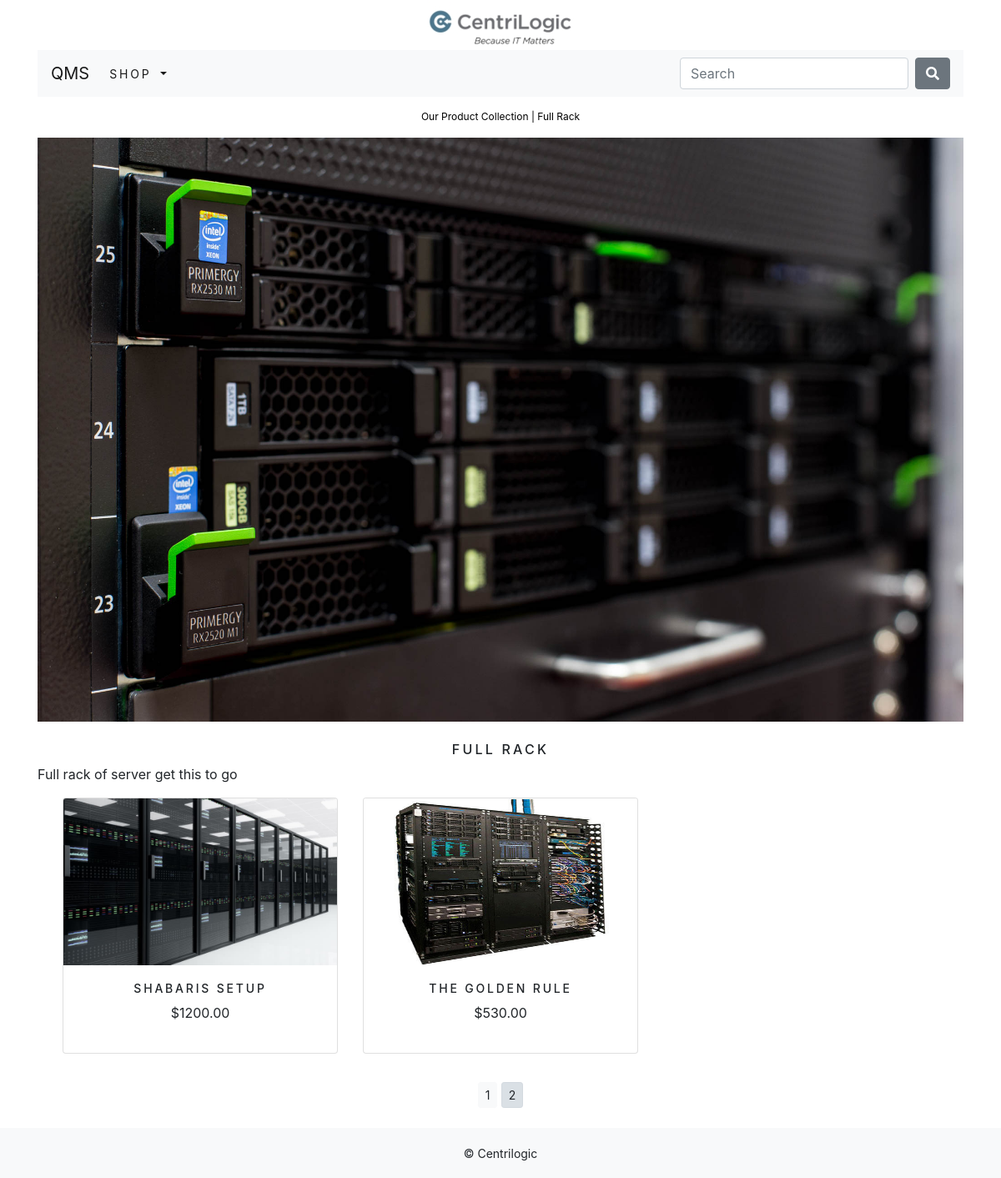
The app's page /shop/full-rack/?page=2 with its own data.
### shop/models.py (models this page shows, shortened)
class Category(models.Model):
    name = models.CharField(max_length=250, unique=True)
    slug = models.SlugField(max_length=250, unique=True)
    description = models.TextField(blank=True)
    image = models.ImageField(upload_to='category', blank=True)
    class Meta:
        ordering = ('name',)
        verbose_name = 'category'
        verbose_name_plural = 'categories'
    def get_url(self):
        return reverse('shop:products_by_category', args=[self.slug])

class Product(models.Model):
    name = models.CharField(max_length=250, unique=True)
    slug = models.SlugField(max_length=250, unique=True)
    description = models.TextField(blank=True)
    category = models.ForeignKey(Category, on_delete=models.CASCADE)
    price = models.DecimalField(max_digits=10, decimal_places=2)
    image = models.ImageField(upload_to='product', blank=True)
    stock = models.IntegerField()
    available = models.BooleanField(default=True)
    created = models.DateTimeField(auto_now_add=True)
    updated = models.DateTimeField(auto_now=True)
    class Meta:
        ordering = ('name',)
        verbose_name = 'product'
        verbose_name_plural = 'products'
    def get_url(self):
        return reverse('shop:ProductCatDetail', args=[self.category.slug, self.slug])

### shop/views.py (the view)
# urls.py: path('', views.allProdCat, name='allProdCat'),
def allProdCat(request, c_slug=None):
    c_page = None
    products_list = None
    if c_slug != None:
        c_page = get_object_or_404(Category, slug=c_slug)
        products_list = Product.objects.filter(category=c_page, available=True)
    else:
        products_list = Product.objects.all().filter(available=True)
    ''' paginator code '''
    paginator = Paginator(products_list, 6)
    try:
        page = int(request.GET.get('page', '1'))
    except:
        page = 1
    try:
        products = paginator.page(page)
    except (EmptyPage, InvalidPage):
        products = paginator.page(paginator.num_pages)
    return render(request, 'shop/category.html', {'category':c_page, 'products':products})

### cart/context_processors.py (called while the page is built)
def counter(request):
    item_count = 0
    if 'admin' in request.path:
        return{}
    else:
        try:
            cart = Cart.objects.filter(cart_id=_cart_id(request))
            cart_items = CartItem.objects.all().filter(cart=cart[:1])
            for item in cart_items:
                item_count += item.quantity
        except Cart.DoesNotExist:
            item_count = 0
    return dict(item_count = item_count)

### cart/views.py (called while the page is built)
def _cart_id(request):
    cart = request.session.session_key
    if not cart:
        cart = request.session.create()
    return cart

### shop/context_processors.py (called while the page is built)
def menu_links(request):
    links = Category.objects.all()
    return dict(links=links)

### shop/templates/shop/category.html (shortened to what this page needs)
{% extends "base.html" %}
{% load staticfiles %}
{% block content %}
    {% if category %}
        <div class="row my_row_class">
            <div class="mx-auto">
                <p><a href="{% url 'shop:allProdCat' %}">Our Product Collection</a> | {{ category.name }}</p>
            </div>
        </div>
    {% endif %}
    <div class="mx-auto">
    {% if category %}
        <img class="my_image" src="{{ category.image.url }}" alt="{{ category.name }}" />
        </div>
        <br />
        <div>
            <h1 class="text-center my_title">{{ category.name }}</h1>
            <p class="text-justify">{{ category.description }}</p>
        </div>
    {% endif %}
    <div class="container">
        <div class="row mx-auto">
            {% for product in products.object_list %}
                <div class="my_bottom_margin col-9 col-sm-12 col-md-4 col-md-12 col-lg-4">
                    <div class="card text-center" style="min-width: 18rem;">
                        <a href="{{ product.get_url }}"><img class="card-img-top my_image" style="height: 200px" src="{{ product.image.url }}" alt ="{{ product.name }}"></a>
                        <div class="card-body">
                            <h4>{{ product.name }}</h4>
                            <p>${{ product.price }}</p>
                        </div>
                    </div>
                </div>
            {% endfor %}
        </div>
        <div class="mx-auto">
            {% if products.paginator.num_pages > 1 %}
                <br>
                <div class="text-center">
                    {% for pg in products.paginator.page_range %}
                        <a href="?page={{ pg }}" class="btn btn-light btn-sm {% if products.number == pg %} active {% endif %}">{{ pg }}</a>
                    {% endfor %}
                </div>
            {% endif %}
        </div>
        <br>
    </div>
{% endblock content %}

### static/css/custom.css (style rules this page uses)
body { font-family: 'Roboto', sans-serif; }
.my_row_class { padding-top: 15px; }
.my_row_class .mx-auto p { color: #000; font-size: 12px; }
.my_row_class .mx-auto p a { color: #000; font-size: 12px; text-decoration: none; }
.my_image { width: 100%; height: auto; }
.my_title { font-size: 16px; text-transform: uppercase; letter-spacing: .2em; }
.my_bottom_margin { margin-bottom: 10px; }
.card-body h4 { font-size: 14px; text-transform: uppercase; letter-spacing: .2em; }

### records on screen
Category: name "Full Rack", image (picture), name "FULL RACK", description "Full rack of server get this to go"
Product: image (picture), name "SHABARIS SETUP", price "1200.00"
Product: image (picture), name "THE GOLDEN RULE", price "530.00"

### other values on screen
{{ pg }} "1" "2"
